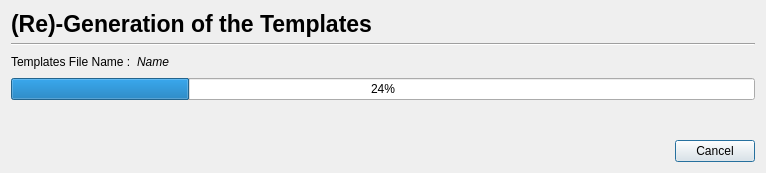
<?xml version="1.0" encoding="UTF-8"?>
<ui version="4.0">
 <class>Euclid::PhzQtUI::DialogGridGeneration</class>
 <widget class="QDialog" name="Euclid::PhzQtUI::DialogGridGeneration">
  <property name="geometry">
   <rect>
    <x>0</x>
    <y>0</y>
    <width>766</width>
    <height>173</height>
   </rect>
  </property>
  <property name="windowTitle">
   <string>Templates Generation</string>
  </property>
  <layout class="QVBoxLayout" name="verticalLayout">
   <item>
    <layout class="QHBoxLayout" name="horizontalLayout_2">
     <item>
      <widget class="QLabel" name="lbl_title">
       <property name="font">
        <font>
         <pointsize>17</pointsize>
         <weight>75</weight>
         <bold>true</bold>
        </font>
       </property>
       <property name="text">
        <string>(Re)-Generation of the Templates</string>
       </property>
      </widget>
     </item>
     <item>
      <spacer name="horizontalSpacer_4">
       <property name="orientation">
        <enum>Qt::Horizontal</enum>
       </property>
       <property name="sizeHint" stdset="0">
        <size>
         <width>40</width>
         <height>20</height>
        </size>
       </property>
      </spacer>
     </item>
    </layout>
   </item>
   <item>
    <widget class="Line" name="line">
     <property name="orientation">
      <enum>Qt::Horizontal</enum>
     </property>
    </widget>
   </item>
   <item>
    <layout class="QHBoxLayout" name="horizontalLayout">
     <item>
      <widget class="QLabel" name="label">
       <property name="text">
        <string>Templates File Name :</string>
       </property>
      </widget>
     </item>
     <item>
      <widget class="QLabel" name="label_name">
       <property name="font">
        <font>
         <italic>true</italic>
        </font>
       </property>
       <property name="text">
        <string>Name</string>
       </property>
      </widget>
     </item>
     <item>
      <spacer name="horizontalSpacer">
       <property name="orientation">
        <enum>Qt::Horizontal</enum>
       </property>
       <property name="sizeHint" stdset="0">
        <size>
         <width>40</width>
         <height>20</height>
        </size>
       </property>
      </spacer>
     </item>
    </layout>
   </item>
   <item>
    <widget class="QProgressBar" name="progressBar">
     <property name="value">
      <number>24</number>
     </property>
    </widget>
   </item>
   <item>
    <spacer name="verticalSpacer">
     <property name="orientation">
      <enum>Qt::Vertical</enum>
     </property>
     <property name="sizeHint" stdset="0">
      <size>
       <width>20</width>
       <height>5</height>
      </size>
     </property>
    </spacer>
   </item>
   <item>
    <layout class="QHBoxLayout" name="horizontalLayout_3">
     <item>
      <spacer name="horizontalSpacer_2">
       <property name="orientation">
        <enum>Qt::Horizontal</enum>
       </property>
       <property name="sizeHint" stdset="0">
        <size>
         <width>40</width>
         <height>20</height>
        </size>
       </property>
      </spacer>
     </item>
     <item>
      <widget class="QPushButton" name="btn_cancel">
       <property name="text">
        <string>Cancel</string>
       </property>
      </widget>
     </item>
    </layout>
   </item>
  </layout>
 </widget>
 <resources/>
 <connections>
  <connection>
   <sender>btn_cancel</sender>
   <signal>clicked()</signal>
   <receiver>Euclid::PhzQtUI::DialogGridGeneration</receiver>
   <slot>close()</slot>
   <hints>
    <hint type="sourcelabel">
     <x>406</x>
     <y>239</y>
    </hint>
    <hint type="destinationlabel">
     <x>215</x>
     <y>87</y>
    </hint>
   </hints>
  </connection>
 </connections>
</ui>
